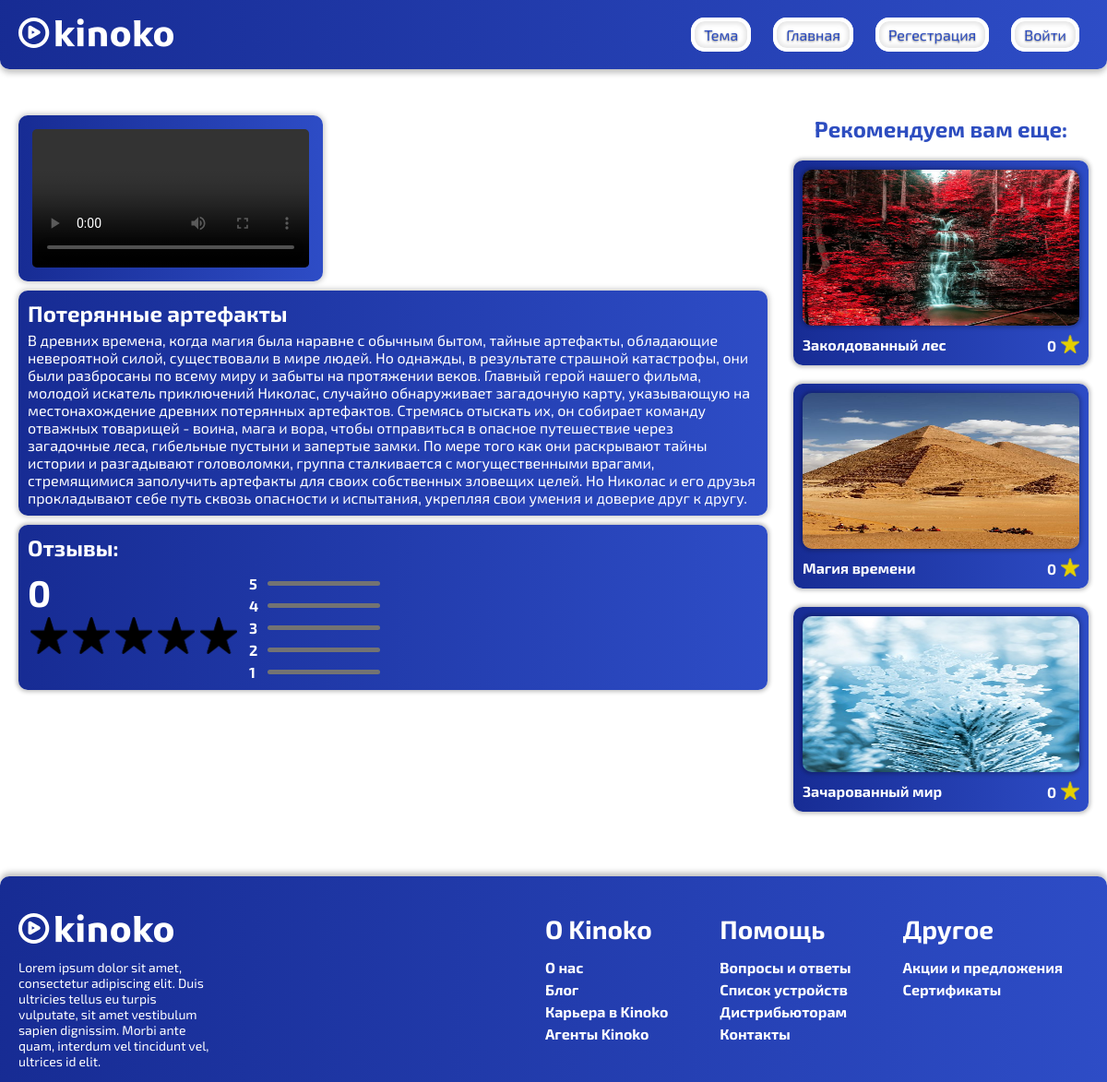
The page /pages/film.php?name=Потерянные артефакты on the database its author committed.
### tables this page shows
CREATE TABLE `films` (
  `id` int NOT NULL,
  `name` text NOT NULL,
  `rating` float NOT NULL,
  `genre` text NOT NULL
);

### pages/film.php (the view, shortened to what this page needs)
<?php
include 'init.php';
?>
<!DOCTYPE html>
<html>
<head>
    <link rel="stylesheet" type="text/css" href="../assets/css/FilmStyle.css">
    <link rel="stylesheet" type="text/css" href="../assets/css/darkstyle.css">
</head>
<body class="<?php if($_SESSION['theme']=="dark") {echo 'dark_body';}?>">
<?php
include 'header.php';
?>
<?php
if (isset($_GET['name'])) {
?>
<main>
    <div class="container">
        <div class="blocks_wrapper">
            <div class="block_left">
                <div class="film_wrapper">
                        <div class="film <?php if($_SESSION['theme']=="dark") {echo 'dark';}?>">
                            <?php
                            if (isset($_SESSION['auth'])) {
                            echo "<video controls class=\"empty_film\">
                    <source src=\"../films/{$_GET['name']}/film.mp4\" type=\"video/mp4\" />
                    Download the
                    <a href=\"../films/{$_GET['name']}/film.mp4\">MP4</a>
            </video>";
                            } else {
                                echo "<video controls class=\"empty_film\">
                    <source src=\"../films/{$_GET['name']}/trailer.mp4\" type=\"video/mp4\" />
                    Download the
                    <a href=\"../films/{$_GET['name']}/trailer.mp4\">MP4</a>
            </video></h2>";
                            }
                            ?>
                        </div>
                </div>
                <div class="desc_film <?php if($_SESSION['theme']=="dark") {echo 'dark';}?>">
                    <?php
                        echo "<h2>{$_GET['name']}</h2>";
                        $text = file_get_contents("../films/{$_GET['name']}/desc.txt");
                        echo $text;
                    ?>
                </div>
            <?php
            }
            ?>
                <div class="reviews <?php if($_SESSION['theme']=="dark") {echo 'dark';}?>">
                    <h2>Отзывы:</h2>
                    <div class="menu_review">
                        <div class="stars_wrapper">
                            <div class="reviews_stars">
                                <?php
                                $query = "SELECT * FROM films WHERE name='{$_GET['name']}'";
                                $result = mysqli_query($link, $query) or die(mysqli_error($link));
                                $film = mysqli_fetch_assoc($result);
                                $genre = $film['genre'];
                                $rating = round($film['rating'], 1);
                                 echo "<h2>$rating</h2>";
                                ?>
                                <div class="stars">
                                    <?php
                                    $b = -0.5;
                                        for ($i = 0; $i < 5; $i++) {
                                            echo "<div class=\"star\">";
                                            $b += 0.5;
                                            if ($b < $rating) {
                                                echo "<img src=\"../assets/img/StarYellowLeft.png\">";
                                            } else {
                                                echo "<img src=\"../assets/img/StarBlackLeft.png\">";
                                            }
                                            $b += 0.5;
                                            if ($b < $rating) {
                                                echo "<img src=\"../assets/img/StarYellowRight.png\">";
                                            } else {
                                                echo "<img src=\"../assets/img/StarBlackRight.png\">";
                                            }
                                            echo "</div>";
                                        }
                                    ?>
                                </div>
                            </div>
                            <div class="wrapper_counters">
                                <div class="wrapper_counter">
                                    <p>5</p>
                                    <div class="counter_bg">
                                    </div>
                                </div>
                                <div class="wrapper_counter">
                                    <p>4</p>
                                    <div class="counter_bg">
                                    </div>
                                </div>
                                <div class="wrapper_counter">
                                    <p>3</p>
                                    <div class="counter_bg">
                                    </div>
                                </div>
                                <div class="wrapper_counter">
                                    <p>2</p>
                                    <div class="counter_bg">
                                    </div>
                                </div>
                                <div class="wrapper_counter">
                                    <p>1</p>
                                    <div class="counter_bg">
                                    </div>
                                </div>
                            </div>
                        </div>
                    </div>
                    <?php
                    $query = "SELECT * FROM feedbacks WHERE name_film='{$_GET['name']}'";
                    $result = mysqli_query($link, $query) or die(mysqli_error($link));
                    if (!empty($result)) {
                        for ($data=[]; $row = mysqli_fetch_assoc($result); $data[] = $row);
                    ?>
                    <?php
                    }
                    ?>
                </div>
            </div>
            <div class="block_right">
                <h2 class="light_text <?php if($_SESSION['theme']=="dark") {echo 'dark_theme_text';}?>">Рекомендуем вам еще: </h2>
                <?php
                $query = "SELECT * FROM films WHERE genre='$genre'";
                $result = mysqli_query($link, $query) or die(mysqli_error($link));
                for ($data=[]; $row = mysqli_fetch_assoc($result); $data[] = $row);
                foreach ($data as $film) {
                    if ($film['name'] !== $_GET['name']) {
                        $rating = round($film['rating'], 1);
                        echo "
                                    <div class=\"item ";
                if ($_SESSION['theme'] == "dark") {
                    echo 'dark';
                }
                echo "\">
                                    <img class='poster' src='/films/{$film['name']}/poster.png' width='300' height='169' alt=''>
                                    <div class='film_info'>
                                        <p>{$film['name']}</p>
                                        <div class='rating_film'>
                                            <p>$rating</p>
                                            <div class=\"star_film\"><img src=\"../assets/img/StarYellow.png\"></div>
                                        </div>
                                    </div>
                                    <a href=\"/pages/film.php?name={$film['name']}\"></a>
                                </div>";
                    }
                }
                ?>
            </div>
        </div>
    </div>
</main>
<?php
include 'footer.php';
?>
</body>
</html>

### assets/css/FilmStyle.css (style rules this page uses)
html, body { margin: 0px; padding: 0px; }
.container { margin: 0 122px; position: relative; }
.blocks_wrapper { display: flex; justify-content: space-between; margin: 50px 0; }
.block_left { flex-grow: 2; }
.poster { background: linear-gradient(91.04deg, #13268B -16.91%, #3B60E4 159.03%); box-shadow: 0px 0px 4px 2px rgba(0, 0, 0, 0.25); border-radius: 10px; }
.film_wrapper { display: flex; flex-grow: 2; }
.film { background: linear-gradient(91.04deg, #13268B -16.91%, #3B60E4 159.03%); box-shadow: 0px 0px 6px 1px rgba(0, 0, 0, 0.25); border-radius: 10px; display: flex; justify-content: center; align-items: center; padding: 15px; }
.empty_film { max-width: 100%; border-radius: 5px; }
.block_right { display: flex; flex-direction: column; align-items: center; border-radius: 10px; margin: 0 0 0 28px; max-width: 339px; width: 100%; font-family: "Exo 2"; color: white; }
.light_text { margin: 0; color: #2D4DC0; }
.desc_film { background: linear-gradient(91.04deg, #13268B -16.91%, #3B60E4 159.03%); box-shadow: 0px 0px 6px 1px rgba(0, 0, 0, 0.25); border-radius: 10px; font-family: "Exo 2"; color: white; padding: 10px; margin: 10px 0 0 0; }
.desc_film h2 { margin: 0 0 5px 0; }
.menu_review { display: flex; justify-content: space-between; align-items: center; }
.star img { width: 20px; }
.star { min-width: 40px; margin: 3px; }
.stars { display: flex; align-items: center; }
.stars_wrapper { margin: 10px 0 0 0; display: flex; }
.wrapper_counters { margin: 0 0 0 10px; }
.wrapper_counter { display: flex; margin: 5px 0 0 0; align-items: center; justify-content: space-between; }
.wrapper_counter p { margin: 0 10px 0 0; font-weight: 700; }
.reviews_stars h2 { font-size: 40px; }
.counter_bg { width: 122px; height: 5px; background: #737373; border-radius: 3.5px; position: relative; }
.reviews { background: linear-gradient(91.04deg, #13268B -16.91%, #3B60E4 159.03%); box-shadow: 0px 0px 4px 2px rgba(0, 0, 0, 0.25); border-radius: 10px; color: white; font-family: "Exo 2"; padding: 10px; margin: 10px 0 0 0; }
.reviews h2 { margin: 0; }
.item { max-height: 427px; background: linear-gradient(91.04deg, #13268B -16.91%, #3B60E4 159.03%); box-shadow: 0px 0px 4px 2px rgba(0, 0, 0, 0.25); border-radius: 10px; padding: 10px; position: relative; display: flex; flex-direction: column; margin: 0 0 20px 0; transition: 0.2s ease; z-index: 0; }
.film_info { display: flex; justify-content: space-between; }
.rating_film { display: flex; justify-content: space-between; align-items: center; margin: 10px 0 0 0; }
.star_film img { width: 20px; height: 20px; }
.item:first-of-type { margin: 20px 0 20px 0; }
.item p { font-family: 'Exo 2'; font-weight: 700; color: white; margin: 11px 0 0 0; }
.rating_film p { margin: 0 5px 0 0; }
.item a, .item_chanr a { position: absolute; display: block; top: 0; left: 0; width: 100%; height: 100%; z-index: 1; }
@media (max-width: 1280px) { .container { margin: 0 20px; } }

### rows shown on the page
films: rating "0"
films: name (picture), name "Заколдованный лес", rating "0"
films: name (picture), name "Магия времени", rating "0"
films: name (picture), name "Зачарованный мир", rating "0"

### other values the page prints
$_GET['name'] "Потерянные артефакты"
